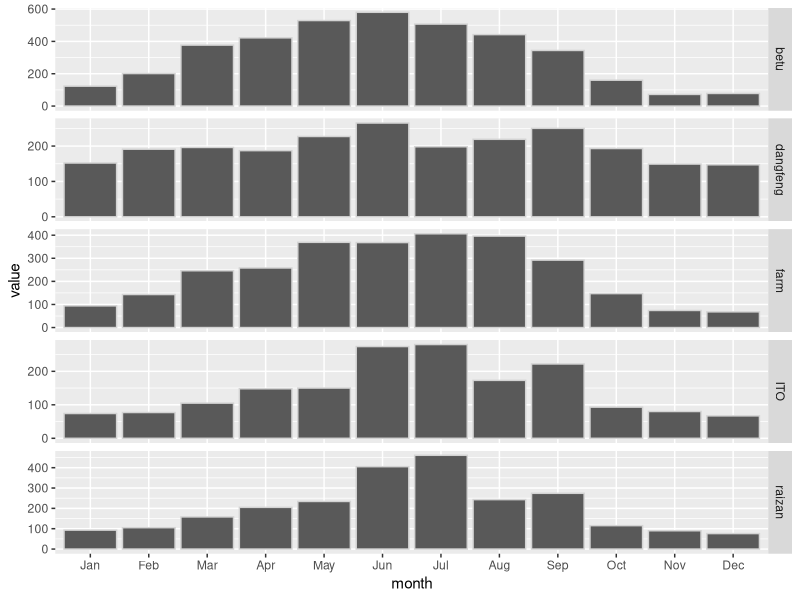
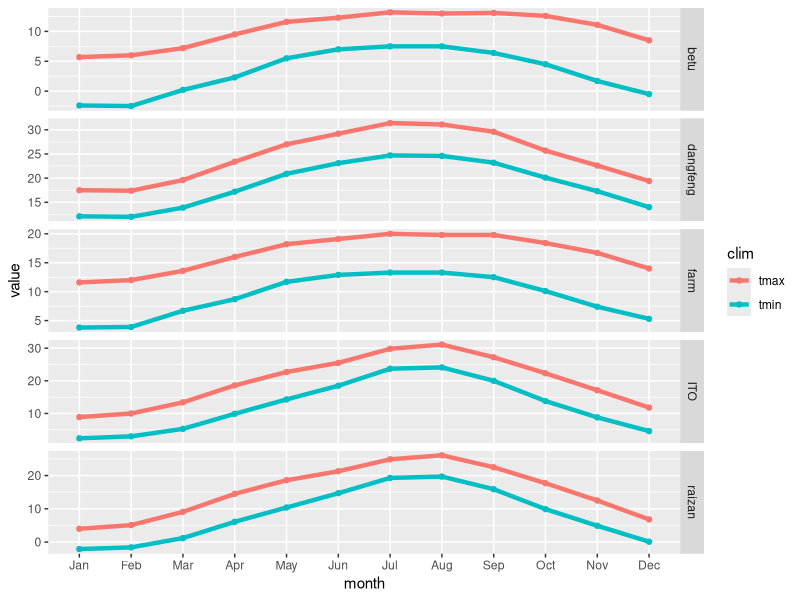
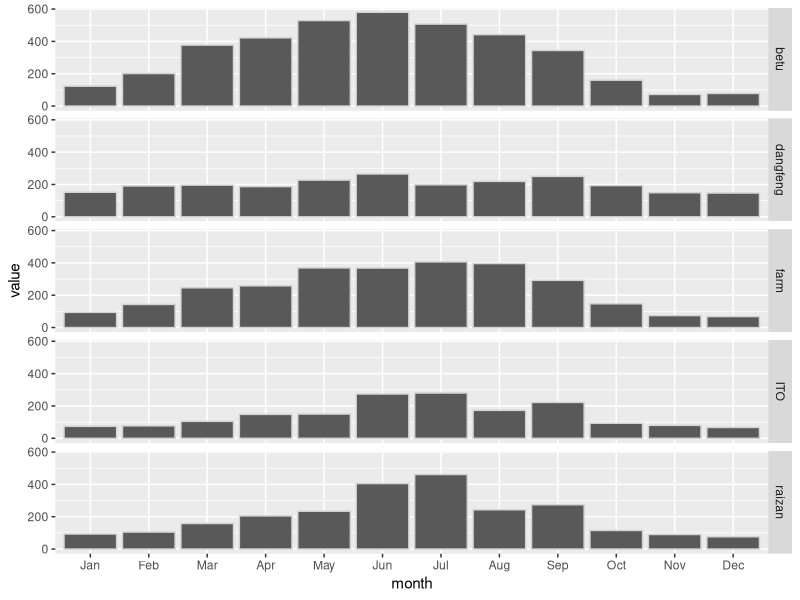
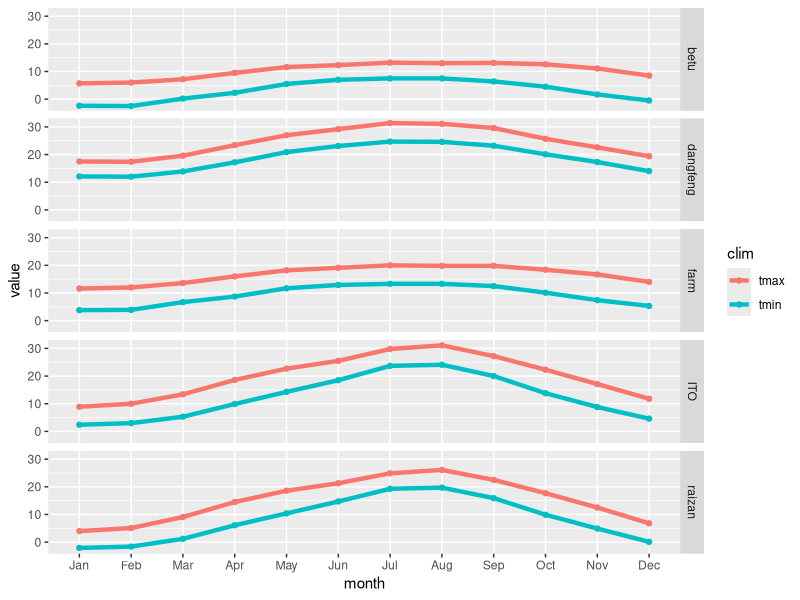

The R script that drew these images, in order:
## ---- chunk 1
knitr::opts_chunk$set(echo = TRUE)
## ---- chunk 2
library(ggplot2)
library(reshape2)
library(plyr)
library(tidyverse)
clim<- read.table(file='clim.txt', header=TRUE)
c_melt<-melt(clim, id.vars=c('site', 'clim'), variable.name='month')
c_temp<-subset(c_melt, clim!='precip')

ggplot(data=subset(c_melt, clim=='precip'), aes(x=month, y=value)) + geom_bar(stat='identity', color='light gray') + facet_grid(site~., scales='free')
ggplot(data=c_temp, aes(x=month, y=value, group=clim, col=clim)) + geom_line(size=1.5) + geom_point() + facet_grid(site~., scales='free')

ggplot(data=subset(c_melt, clim=='precip'), aes(x=month, y=value)) + geom_bar(stat='identity', color='light gray') + facet_grid(site~.)
ggplot(data=c_temp, aes(x=month, y=value, group=clim, col=clim)) + geom_line(size=1.5) + geom_point() + facet_grid(site~.)
